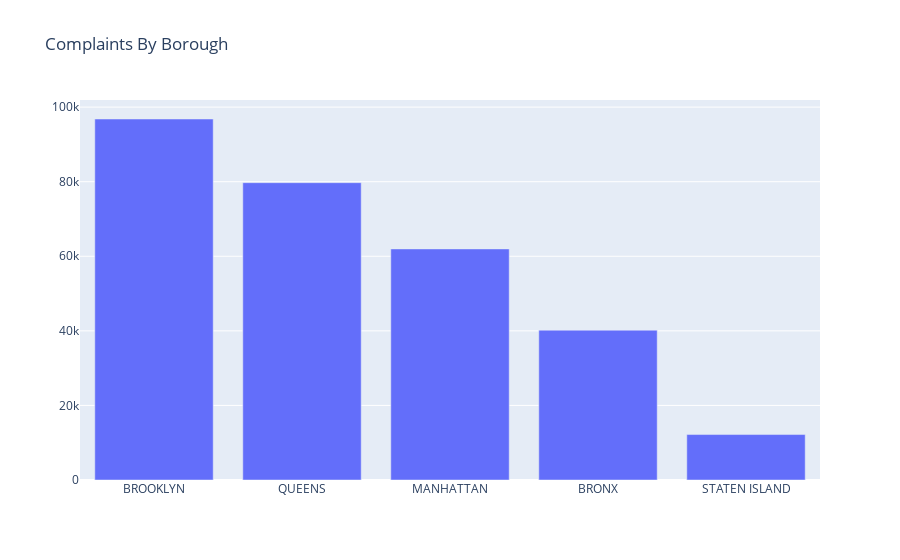

Notebook cell for this chart:
### Code cell
data = [go.Bar(
   x = Borough['Borough'],
   y = Borough['count']
)]
layout = go.Layout(
   {"title":"Complaints By Borough"})

fig = go.Figure(data=data, layout = layout)

iplot(fig)

### Figure 1 — Plotly figure (JSON) as saved in the notebook; plotly's stock layout.template omitted (floating-point values rounded to 4 significant figures)
{"data": [{"type": "bar", "x": ["BROOKLYN", "QUEENS", "MANHATTAN", "BRONX", "STATEN ISLAND"], "y": [96815, 79738, 61969, 40183, 12186]}], "layout": {"title": {"text": "Complaints By Borough"}}}
